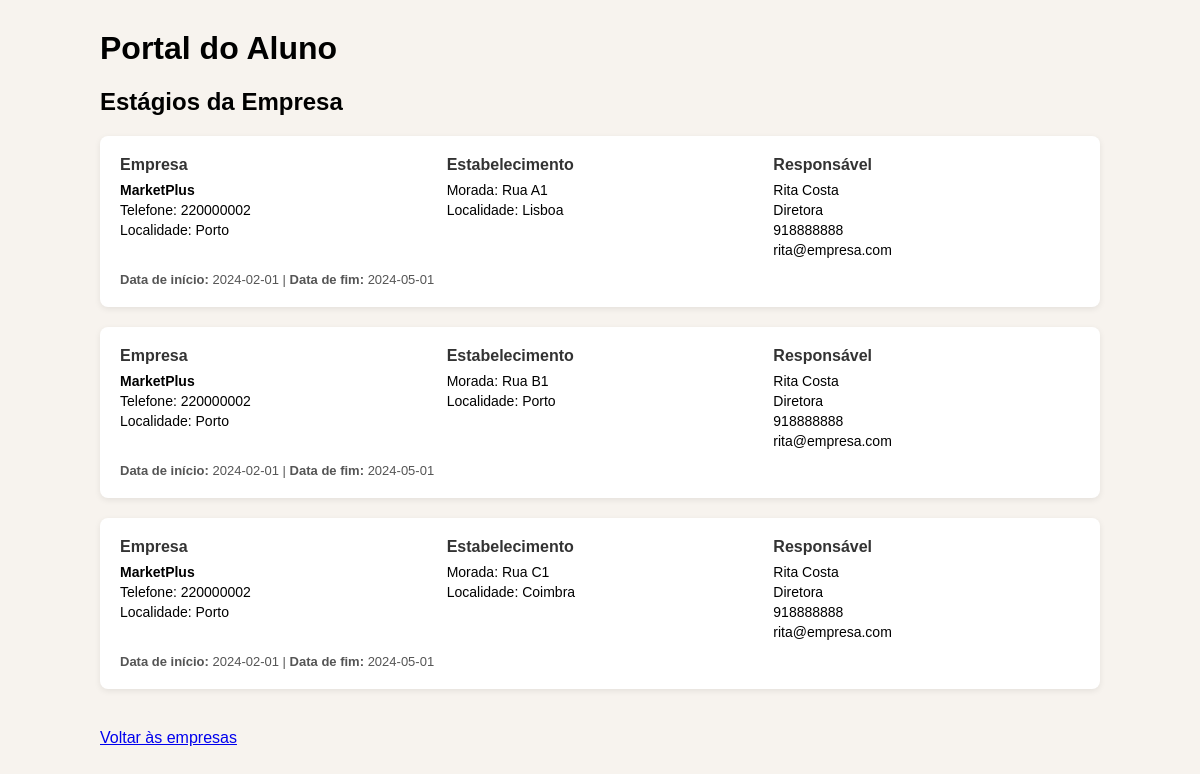
Page /siestagios/aluno/estagios_empresa.php?id=2 on the committed database.
### tables this page shows
CREATE TABLE `estagio` (
  `estabelecimento_empresa_id` int(11) NOT NULL,
  `estabelecimento_id` int(11) NOT NULL,
  `aluno_id` int(11) NOT NULL,
  `formador_id` int(11) NOT NULL,
  `data_inicio` date DEFAULT NULL,
  `data_fim` date DEFAULT NULL,
  `nota_empresa` double DEFAULT NULL,
  `nota_escola` double NOT NULL,
  `nota_relatorio` double NOT NULL,
  `nota_procura` double NOT NULL,
  `nota_final` double DEFAULT NULL,
  `classificacao` tinyint(1) DEFAULT NULL
);

CREATE TABLE `empresa` (
  `responsavel_id` int(11) DEFAULT NULL,
  `empresa_id` int(11) NOT NULL,
  `num_contribuinte` char(9) DEFAULT NULL,
  `firma` varchar(150) DEFAULT NULL,
  `morada_sede` varchar(150) DEFAULT NULL,
  `localidade` varchar(150) DEFAULT NULL,
  `codigo_postal` char(8) DEFAULT NULL,
  `telefone` varchar(150) DEFAULT NULL,
  `email` varchar(150) DEFAULT NULL,
  `website` varchar(150) DEFAULT NULL,
  `tipo_organizacao` varchar(150) DEFAULT NULL,
  `observacoes` varchar(150) DEFAULT NULL
);

CREATE TABLE `estabelecimento` (
  `empresa_id` int(11) NOT NULL,
  `responsavel_id` int(11) NOT NULL,
  `zona_id` int(11) NOT NULL,
  `estabelecimento_id` int(11) NOT NULL,
  `nome_comercial` varchar(150) DEFAULT NULL,
  `morada` varchar(150) DEFAULT NULL,
  `localidade` varchar(150) DEFAULT NULL,
  `codigo_postal` varchar(150) DEFAULT NULL,
  `telefone` varchar(150) DEFAULT NULL,
  `email` varchar(150) DEFAULT NULL,
  `foto` int(11) DEFAULT NULL,
  `horario_funcionamento` varchar(150) DEFAULT NULL,
  `data_surgimento` date DEFAULT NULL,
  `aceitou_estagiarios` varchar(150) DEFAULT NULL,
  `observacoes` varchar(150) DEFAULT NULL
);

CREATE TABLE `responsavel` (
  `responsavel_id` int(11) NOT NULL,
  `nome` varchar(150) DEFAULT NULL,
  `titulo` varchar(150) DEFAULT NULL,
  `cargo` varchar(150) DEFAULT NULL,
  `telefone_direto` varchar(150) DEFAULT NULL,
  `telemovel` varchar(150) DEFAULT NULL,
  `email` varchar(150) DEFAULT NULL,
  `observacoes` varchar(150) DEFAULT NULL
);

### siestagios/aluno/estagios_empresa.php (the view, shortened to what this page needs)
<?php
require_once "../includes/db.php";
$empresa_id = $_GET["id"] ?? null;
$sql = "
SELECT
    est.estabelecimento_id,
    est.data_inicio,
    est.data_fim,
    e.firma AS empresa,
    e.telefone AS empresa_telefone,
    e.localidade AS empresa_localidade,
    estb.morada,
    estb.localidade AS estabelecimento_localidade,
    r.nome AS responsavel_nome,
    r.cargo,
    r.telemovel,
    r.email
FROM estagio est
JOIN estabelecimento estb ON estb.estabelecimento_id = est.estabelecimento_id
JOIN empresa e ON e.empresa_id = est.estabelecimento_empresa_id
JOIN responsavel r ON r.responsavel_id = e.responsavel_id
WHERE e.empresa_id = :empresa_id
";
$stmt = $pdo->prepare($sql);
$stmt->execute([":empresa_id" => $empresa_id]);
$estagios = $stmt->fetchAll();
?>
<!DOCTYPE html>
<html lang="pt">
<head>
</head>
<body>
<div class="container">
    <h1>Portal do Aluno</h1>
    <h2>Estágios da Empresa</h2>
    <?php foreach ($estagios as $e): ?>
        <div class="estagio-card">
            <div class="grid">
                <div>
                    <h4>Empresa</h4>
                    <p><strong><?= htmlspecialchars($e["empresa"]) ?></strong></p>
                    <p>Telefone: <?= htmlspecialchars($e["empresa_telefone"]) ?></p>
                    <p>Localidade: <?= htmlspecialchars($e["empresa_localidade"]) ?></p>
                </div>
                <div>
                    <h4>Estabelecimento</h4>
                    <p>Morada: <?= htmlspecialchars($e["morada"]) ?></p>
                    <p>Localidade: <?= htmlspecialchars($e["estabelecimento_localidade"]) ?></p>
                </div>
                <div>
                    <h4>Responsável</h4>
                    <p><?= htmlspecialchars($e["responsavel_nome"]) ?></p>
                    <p><?= htmlspecialchars($e["cargo"]) ?></p>
                    <p><?= htmlspecialchars($e["telemovel"]) ?></p>
                    <p><?= htmlspecialchars($e["email"]) ?></p>
                </div>
            </div>
            <div class="datas">
                <strong>Data de início:</strong> <?= htmlspecialchars($e["data_inicio"]) ?> |
                <strong>Data de fim:</strong> <?= htmlspecialchars($e["data_fim"] ?? "Em curso") ?>
            </div>
        </div>
    <?php endforeach; ?>
    <a href="empresas.php" class="voltar">Voltar às empresas</a>
</div>
</body>
</html>

### siestagios/aluno/estagios_empresa.php (style rules this page uses)
body { font-family: Arial, Helvetica, sans-serif; background: #f7f3ee; margin: 0; padding: 30px; }
h1, h2 { margin-top: 0; }
.container { max-width: 1000px; margin: auto; }
.estagio-card { background: #fff; border-radius: 8px; padding: 20px; margin-bottom: 20px; box-shadow: 0 2px 6px rgba(0,0,0,0.08); }
.grid { display: grid; grid-template-columns: 1fr 1fr 1fr; gap: 20px; }
.grid h4 { margin-top: 0; margin-bottom: 8px; color: #333; }
.grid p { margin: 4px 0; font-size: 14px; }
.datas { margin-top: 10px; font-size: 13px; color: #555; }
.voltar { display: inline-block; margin-top: 20px; }

### rows in the picture
estagio: empresa.firma "MarketPlus", empresa.telefone "220000002", empresa.localidade "Porto", estabelecimento.morada "Rua A1", estabelecimento.localidade "Lisboa", responsavel.nome "Rita Costa", responsavel.cargo "Diretora", responsavel.telemovel "918888888", responsavel.email "rita@empresa.com", data_inicio "2024-02-01", data_fim "2024-05-01", estabelecimento.morada "Rua B1", estabelecimento.localidade "Porto", estabelecimento.morada "Rua C1", estabelecimento.localidade "Coimbra"
